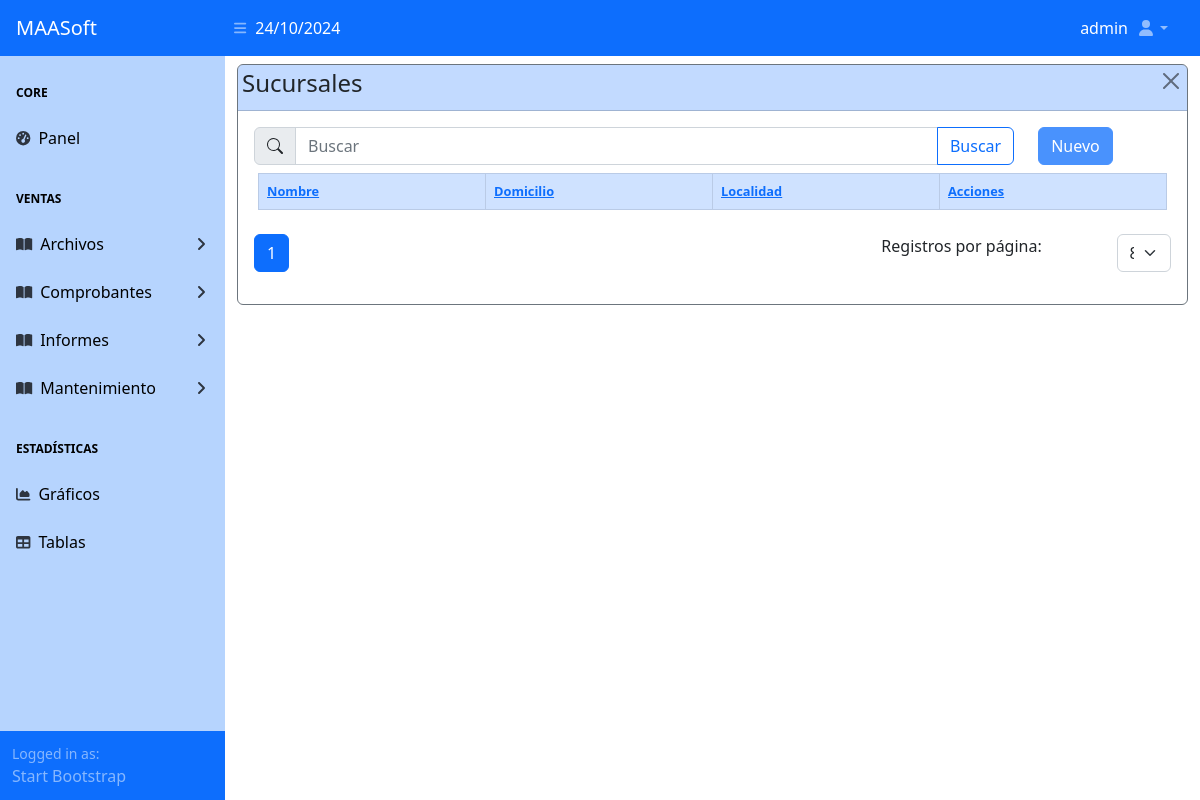
The app's page /maestros/sucursal/ (signed in), older data.
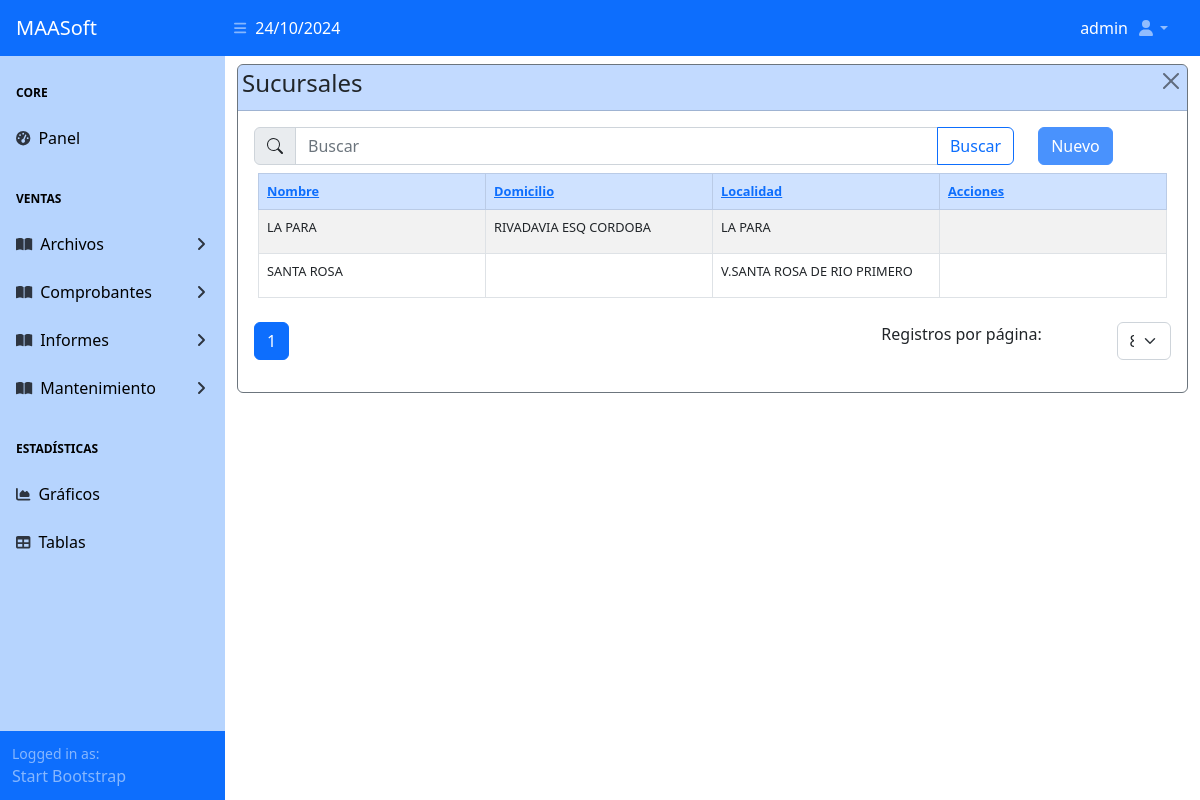
The same page, newer data.
### apps/maestros/models/base_models.py (models this page shows)
class Sucursal(ModeloBaseGenerico):
    id_sucursal = models.AutoField(primary_key=True)
    estatus_sucursal = models.BooleanField("Estatus", db_column="estatus", default=True, choices=ESTATUS_GEN)
    nombre_sucursal = models.CharField("Nombre", db_column="nombre", max_length=30, blank=True)
    domicilio_sucursal = models.CharField("Domicilio", db_column="domicilio", max_length=30, blank=True)
    localidad_sucursal = models.CharField("Localidad", db_column="localidad", max_length=30, blank=True)
    codigo_postal = models.CharField("Codigo Postal", max_length=10, blank=True)
    telefono = models.CharField("Telefono", max_length=15, blank=True)
    telefono2 = models.CharField("Telefono", max_length=15, blank=True)
    movil = models.CharField("Movil", max_length=30, blank=True)
    mail = models.EmailField("eMail", max_length=40, blank=True)
    ruta_archivo = models.CharField(max_length=50, blank=True)
    def __str__(self):
        return self.nombre_sucursal
    class Meta:
        db_table = 'sucursal'
        verbose_name = ('Sucursal')
        verbose_name_plural = ('Sucursales')
        ordering = ['nombre_sucursal']

### apps/maestros/views/sucursal_views.py (the view)
# urls.py: path('sucursal/', SucursalListView.as_view(), name='sucursal_list'),
class SucursalListView(MaestroListView):
	model = ConfigViews.model
	template_name = ConfigViews.template_list
	context_object_name = ConfigViews.context_object_name
	search_fields = DataViewList.search_fields
	ordering = DataViewList.ordering
	extra_context = {
		"master_title": ConfigViews.model._meta.verbose_name_plural,
		"home_view_name": ConfigViews.home_view_name,
		"list_view_name": ConfigViews.list_view_name,
		"create_view_name": ConfigViews.create_view_name,
		"update_view_name": ConfigViews.update_view_name,
		"delete_view_name": ConfigViews.delete_view_name,
		"table_headers": DataViewList.table_headers,
		"table_data": DataViewList.table_data,
	}

### apps/maestros/templatetags/custom_tags.py (called while the page is built)
@register.filter(name='get_attribute')
def get_attribute(value, arg):
    try:
        return getattr(value, arg)
    except AttributeError:
        return None

@register.filter
def get_type(value):
    return type(value).__name__

### apps/maestros/views/cruds_views_generics.py (called while the page is built)
	def get_queryset(self):
		queryset = super().get_queryset()
		paginate_by_param = self.request.GET.get('paginate_by')
		if paginate_by_param is not None:
			try:
				paginate_by_value = int(paginate_by_param)
				self.paginate_by = paginate_by_value
			except ValueError:
				pass
		query = self.request.GET.get('busqueda', None)
		cadena_filtro = ""
		for field in self.search_fields:
			expression = f"Q({field}__icontains='{query}')"
			cadena_filtro += expression + " | "
		cadena_filtro = "(" + cadena_filtro[:-3] + ")"
		if query and cadena_filtro:
			queryset = queryset.filter(eval(cadena_filtro))
		queryset = queryset.order_by(*self.ordering)
		return queryset

	def get_paginate_by(self, queryset):
		return self.paginate_by

### apps/maestros/templates/maestros/maestro_list.html (shortened to what this page needs)
{% extends 'base.html' %}
{% load static %}
{% load custom_tags %}
{% block header %}
	{% include 'top_nav.html' %}
{% endblock header %}
{% block main %}
	{% block sidebar %}
		{% if user.is_authenticated %}
			{% include 'sidebar.html' %}
		{% endif %}
	{% endblock sidebar %}
	{% block maincomponent %}
		{% block principalcomponent %}
		<div id="layoutSidenav_content">
			<main>
				<div class="container-fluid tbl-container">
					<div class="card border-secondary mb-3 mt-2">
						<div class="card-header bg-primary bg-opacity-25 text-dark d-flex
								justify-content-between p-1">
							<h4>{{ master_title }}</h4>
							<button type="button" class="btn-close btn-close-blue"
								aria-label="Close"
								onclick="window.location.href='{% url home_view_name %}'">
							</button>
						</div>
						<div class="card-body">
							<div class="row">
								<div class="col col-10">
									{% include 'buscador.html' %}
								</div>
								<div class="col col-2">
									<a href="{% url create_view_name %}"
											class="btn btn-primary opacity-75">
										Nuevo
									</a>
								</div>
							</div>
							<div class="row tbl-fixed my-2 mx-1">
								<table class="table table-bordered table-striped table-hover">
									<thead class="table-primary">
										{% for key, value in table_headers.items %}
											<th class="col-{{ value.0 }}">
												<a href="{% url list_view_name %}?order_by={{ key }}">
													{{ value.1 }}
												</a>
											</th>
										{% endfor %}
									</thead>
									<tbody>
										{% for objeto in objetos %}
											<tr>
												{% for data_info in table_data %}
													{% with objeto|get_attribute:data_info.field_name as field_value %}
														{% if field_value|get_type == 'bool' %}
															<td>
																{% if field_value %}
																	<i class="fa fa-check text-success"></i>
																{% else %}
																	<i class="fa fa-times text-danger"></i>
																{% endif %}
															</td>
														{% else %}
															{% if data_info.date_format %}
																<td>{{ objeto|get_attribute:data_info.field_name|default:"" |date:data_info.date_format }}</td>
															{% else %}
																<td>{{ objeto|get_attribute:data_info.field_name|default:"" }}</td>
															{% endif %}
														{% endif %}
													{% endwith %}
												{% endfor %}
												<td>
												</td>
											</tr>
										{% endfor %}
									</tbody>
								</table>
							</div>
							{% block paginador %}
								{% include 'paginador.html' %}
							{% endblock paginador %}
						</div>
					</div>
				</div>
			</main>
		</div>
		{% endblock principalcomponent %}
	{% endblock maincomponent %}
{% endblock main %}

Row changes from the older to the newer data that the page shows:
added Sucursal: table_data "LA PARA" "RIVADAVIA ESQ CORDOBA" "LA PARA"
added Sucursal: table_data "SANTA ROSA" "V.SANTA ROSA DE RIO PRIMERO"
